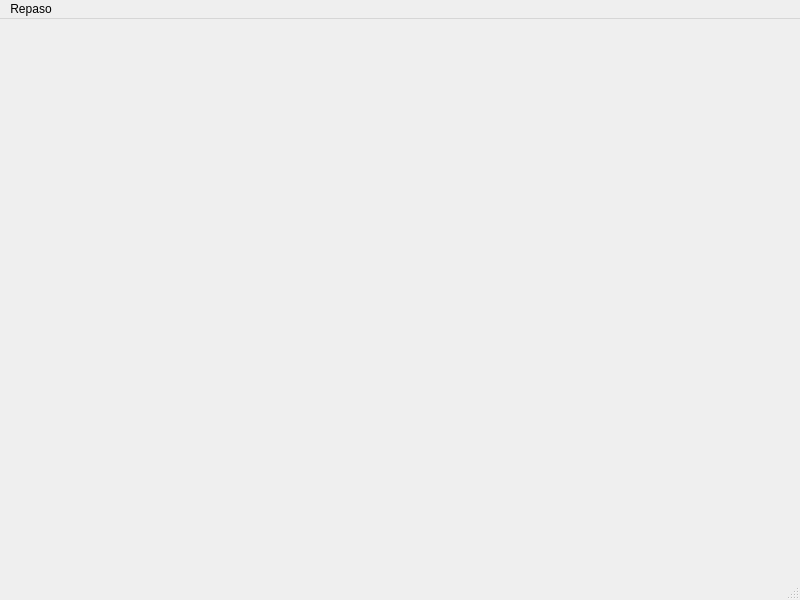
<?xml version="1.0" encoding="UTF-8"?>
<ui version="4.0">
 <class>MainWindow</class>
 <widget class="QMainWindow" name="MainWindow">
  <property name="geometry">
   <rect>
    <x>0</x>
    <y>0</y>
    <width>800</width>
    <height>600</height>
   </rect>
  </property>
  <property name="windowTitle">
   <string>MainWindow</string>
  </property>
  <widget class="QWidget" name="centralwidget"/>
  <widget class="QMenuBar" name="menubar">
   <property name="geometry">
    <rect>
     <x>0</x>
     <y>0</y>
     <width>800</width>
     <height>26</height>
    </rect>
   </property>
   <widget class="QMenu" name="menuMen_Principal">
    <property name="title">
     <string>Repaso</string>
    </property>
    <widget class="QMenu" name="menuClases">
     <property name="title">
      <string>Clases</string>
     </property>
     <widget class="QMenu" name="menuMenus">
      <property name="title">
       <string>Menus</string>
      </property>
      <addaction name="actionMenu_Basicos"/>
      <addaction name="actionMenu_ciclos"/>
      <addaction name="actionMenu_condicionales"/>
      <addaction name="actionMenu_principal"/>
     </widget>
     <widget class="QMenu" name="menuBasicos">
      <property name="title">
       <string>Basicos</string>
      </property>
      <addaction name="action_ejercicio1"/>
      <addaction name="action_ejercicio2"/>
      <addaction name="action_ejercicio3"/>
     </widget>
     <widget class="QMenu" name="menuCiclos">
      <property name="title">
       <string>Ciclos</string>
      </property>
      <addaction name="actionEjercicio_5"/>
      <addaction name="action_ejercicio6"/>
      <addaction name="actionEjercicio_7"/>
      <addaction name="actionEjercicio_8"/>
      <addaction name="actionEjercicio_9"/>
      <addaction name="actionEjerccicio_10"/>
      <addaction name="actionEjercicio_11"/>
      <addaction name="actionEjercicio_12"/>
      <addaction name="actionEjercicio_13"/>
      <addaction name="actionEjercicio_15"/>
      <addaction name="actionEjercicio_16"/>
      <addaction name="actionEjercicio_20"/>
      <addaction name="actionEjercicio_21"/>
      <addaction name="actionEjercicio_22"/>
      <addaction name="actionEjercicio_23"/>
      <addaction name="actionEjercicio_25"/>
     </widget>
     <widget class="QMenu" name="menuCondicionales">
      <property name="title">
       <string>Condicionales</string>
      </property>
      <addaction name="actionEjercicio_4"/>
      <addaction name="actionEjercicio_14"/>
      <addaction name="actionEjercicio_17"/>
      <addaction name="actionEjercicio_18"/>
      <addaction name="actionEjercicio_19"/>
      <addaction name="actionEjercicio_24"/>
     </widget>
     <addaction name="menuBasicos"/>
     <addaction name="menuCiclos"/>
     <addaction name="menuCondicionales"/>
     <addaction name="separator"/>
     <addaction name="menuMenus"/>
    </widget>
    <addaction name="menuClases"/>
   </widget>
   <addaction name="menuMen_Principal"/>
  </widget>
  <widget class="QStatusBar" name="statusbar"/>
  <action name="actionMenu_Basicos">
   <property name="text">
    <string>Menu Basicos</string>
   </property>
  </action>
  <action name="actionMenu_ciclos">
   <property name="text">
    <string>Menu ciclos</string>
   </property>
  </action>
  <action name="actionMenu_condicionales">
   <property name="text">
    <string>Menu condicionales</string>
   </property>
  </action>
  <action name="actionMenu_principal">
   <property name="text">
    <string>Menu principal</string>
   </property>
  </action>
  <action name="action_ejercicio1">
   <property name="text">
    <string>Ejercicio 1 </string>
   </property>
  </action>
  <action name="action_ejercicio2">
   <property name="text">
    <string>Ejercicio 2 </string>
   </property>
  </action>
  <action name="action_ejercicio3">
   <property name="text">
    <string>Ejercicio 3 </string>
   </property>
  </action>
  <action name="actionEjercicio_5">
   <property name="text">
    <string>Ejercicio 5</string>
   </property>
  </action>
  <action name="actionEjercicio_4">
   <property name="text">
    <string>Ejercicio 4 </string>
   </property>
  </action>
  <action name="actionEjercicio_14">
   <property name="text">
    <string>Ejercicio 14 </string>
   </property>
  </action>
  <action name="actionEjercicio_17">
   <property name="text">
    <string>Ejercicio 17 </string>
   </property>
  </action>
  <action name="actionEjercicio_18">
   <property name="text">
    <string>Ejercicio 18 </string>
   </property>
  </action>
  <action name="actionEjercicio_19">
   <property name="text">
    <string>Ejercicio 20</string>
   </property>
  </action>
  <action name="actionEjercicio_24">
   <property name="text">
    <string>Ejercicio 24</string>
   </property>
  </action>
  <action name="action_ejercicio6">
   <property name="text">
    <string>Ejercicion 6</string>
   </property>
  </action>
  <action name="actionEjercicio_7">
   <property name="text">
    <string>Ejercicio 7</string>
   </property>
  </action>
  <action name="actionEjercicio_8">
   <property name="text">
    <string>Ejercicio 8 </string>
   </property>
  </action>
  <action name="actionEjercicio_9">
   <property name="text">
    <string>Ejercicio 9 </string>
   </property>
  </action>
  <action name="actionEjerccicio_10">
   <property name="text">
    <string>Ejerccicio 10 </string>
   </property>
  </action>
  <action name="actionEjercicio_11">
   <property name="text">
    <string>Ejercicio 11 </string>
   </property>
  </action>
  <action name="actionEjercicio_12">
   <property name="text">
    <string>Ejercicio 12 </string>
   </property>
  </action>
  <action name="actionEjercicio_13">
   <property name="text">
    <string>Ejercicio 13 </string>
   </property>
  </action>
  <action name="actionEjercicio_15">
   <property name="text">
    <string>Ejercicio 15 </string>
   </property>
  </action>
  <action name="actionEjercicio_16">
   <property name="text">
    <string>Ejercicio 16 </string>
   </property>
  </action>
  <action name="actionEjercicio_20">
   <property name="text">
    <string>Ejercicio 19</string>
   </property>
  </action>
  <action name="actionEjercicio_21">
   <property name="text">
    <string>Ejercicio 21 </string>
   </property>
  </action>
  <action name="actionEjercicio_22">
   <property name="text">
    <string>Ejercicio 22 </string>
   </property>
  </action>
  <action name="actionEjercicio_23">
   <property name="text">
    <string>Ejercicio 23 </string>
   </property>
  </action>
  <action name="actionEjercicio_25">
   <property name="text">
    <string>Ejercicio 25 </string>
   </property>
  </action>
 </widget>
 <resources/>
 <connections/>
</ui>
